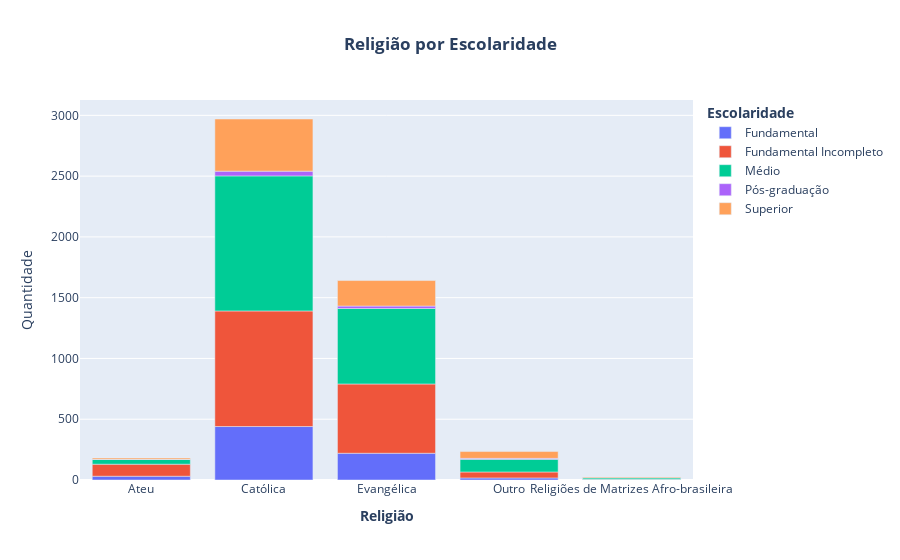

Notebook source saved alongside this figure:
### Code cell
fig = px.bar(data_agrupamento_2, x='Religião', y="Quantidade",color="Escolaridade",
              
             labels={'Religião':'<b>Religião</b>','Escolaridade':'<b>Escolaridade</b>',},
             title="<b>Religião por Escolaridade</b>")

fig.update_layout(
    legend_title="<b>Escolaridade</b>",title_x=0.5
   
)

### Figure 1 — Plotly figure (JSON) as saved in the notebook; plotly's stock layout.template omitted (floating-point values rounded to 4 significant figures)
{"data": [{"alignmentgroup": "True", "hovertemplate": "<b>Escolaridade</b>=Fundamental<br><b>Religião</b>=%{x}<br>Quantidade=%{y}<extra></extra>", "legendgroup": "Fundamental", "marker": {"color": "#636efa", "pattern": {"shape": ""}}, "name": "Fundamental", "offsetgroup": "Fundamental", "orientation": "v", "showlegend": true, "textposition": "auto", "type": "bar", "x": ["Ateu", "Católica", "Evangélica", "Outro", "Religiões de Matrizes Afro-brasileira"], "xaxis": "x", "y": [31, 440, 220, 17, 5], "yaxis": "y"}, {"alignmentgroup": "True", "hovertemplate": "<b>Escolaridade</b>=Fundamental Incompleto<br><b>Religião</b>=%{x}<br>Quantidade=%{y}<extra></extra>", "legendgroup": "Fundamental Incompleto", "marker": {"color": "#EF553B", "pattern": {"shape": ""}}, "name": "Fundamental Incompleto", "offsetgroup": "Fundamental Incompleto", "orientation": "v", "showlegend": true, "textposition": "auto", "type": "bar", "x": ["Ateu", "Católica", "Evangélica", "Outro", "Religiões de Matrizes Afro-brasileira"], "xaxis": "x", "y": [99, 951, 570, 49, 2], "yaxis": "y"}, {"alignmentgroup": "True", "hovertemplate": "<b>Escolaridade</b>=Médio<br><b>Religião</b>=%{x}<br>Quantidade=%{y}<extra></extra>", "legendgroup": "Médio", "marker": {"color": "#00cc96", "pattern": {"shape": ""}}, "name": "Médio", "offsetgroup": "Médio", "orientation": "v", "showlegend": true, "textposition": "auto", "type": "bar", "x": ["Ateu", "Católica", "Evangélica", "Outro", "Religiões de Matrizes Afro-brasileira"], "xaxis": "x", "y": [39, 1111, 621, 104, 11], "yaxis": "y"}, {"alignmentgroup": "True", "hovertemplate": "<b>Escolaridade</b>=Pós-graduação<br><b>Religião</b>=%{x}<br>Quantidade=%{y}<extra></extra>", "legendgroup": "Pós-graduação", "marker": {"color": "#ab63fa", "pattern": {"shape": ""}}, "name": "Pós-graduação", "offsetgroup": "Pós-graduação", "orientation": "v", "showlegend": true, "textposition": "auto", "type": "bar", "x": ["Ateu", "Católica", "Evangélica", "Outro"], "xaxis": "x", "y": [1, 39, 20, 8], "yaxis": "y"}, {"alignmentgroup": "True", "hovertemplate": "<b>Escolaridade</b>=Superior<br><b>Religião</b>=%{x}<br>Quantidade=%{y}<extra></extra>", "legendgroup": "Superior", "marker": {"color": "#FFA15A", "pattern": {"shape": ""}}, "name": "Superior", "offsetgroup": "Superior", "orientation": "v", "showlegend": true, "textposition": "auto", "type": "bar", "x": ["Ateu", "Católica", "Evangélica", "Outro", "Religiões de Matrizes Afro-brasileira"], "xaxis": "x", "y": [11, 429, 210, 56, 6], "yaxis": "y"}], "layout": {"barmode": "relative", "legend": {"title": {"text": "<b>Escolaridade</b>"}, "tracegroupgap": 0}, "title": {"text": "<b>Religião por Escolaridade</b>", "x": 0.5}, "xaxis": {"anchor": "y", "domain": [0, 1], "title": {"text": "<b>Religião</b>"}}, "yaxis": {"anchor": "x", "domain": [0, 1], "title": {"text": "Quantidade"}}}}
